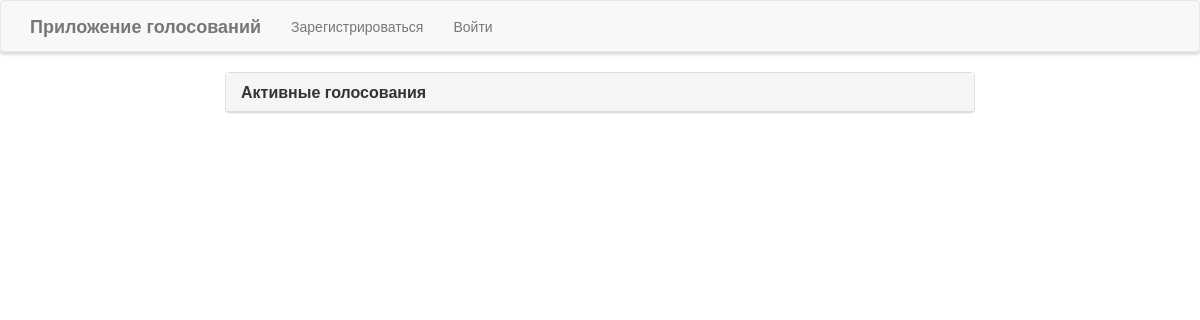
The app's page /, older data.
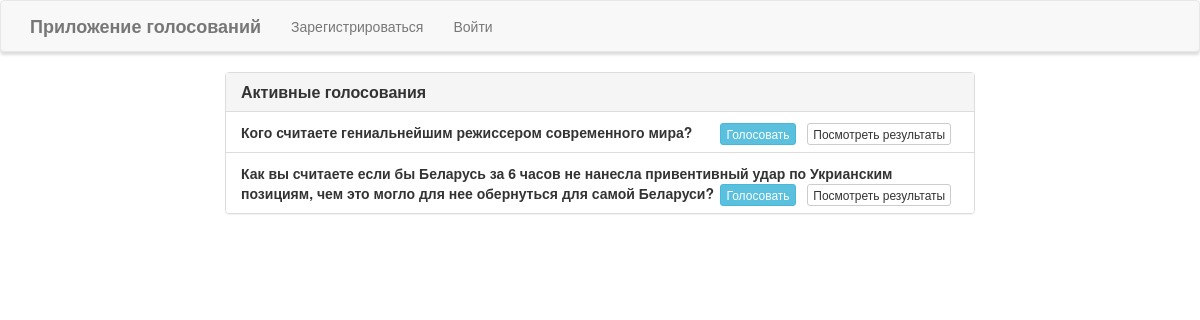
The same page, newer data.
### poll/models.py (models this page shows)
class Poll(models.Model):
    question = models.TextField()
    date_start = models.DateTimeField(auto_now=True)
    date_end = models.DateTimeField()
    max_amount = models.IntegerField(default=0)
    is_published = models.BooleanField(default=True)
    winner = models.CharField(max_length=50, default='Nobody')
    def __str__(self):
        return self.question

### poll/views.py (the view)
# urls.py: 2. Add a URL to urlpatterns:  path('', views.home, name='home')
def home(request):
    polls = Poll.objects.filter(is_published=True)
    context = {
        'polls': polls,
    }
    for time in polls:
        if time.date_end <= timezone.now() :
            time.is_published = False
            time.save()
    return render(request, 'poll/home.html', context=context)

### poll/templates/poll/home.html (shortened to what this page needs)
{% extends "poll/base.html" %}
{% block main %}
<div class="row">
    <div class="col-lg-8 col-lg-offset-2">
        <div class="panel panel-default">
            <div class="panel-heading">
                <h3 class="panel-title">Активные голосования</h3>
            </div>
            <ul class="list-group">
                {% for poll in polls %}
                <li class="list-group-item">
                    <strong>{{ poll }}</strong>
                    <span class="pull-right">
                        <a href="{% url 'vote' poll.id %}" class="btn btn-info btn-xs">Голосовать</a> &nbsp;
                        <a href="{% url 'results' poll.id %}" class="btn btn-default btn-xs">Посмотреть результаты</a> &nbsp;
                    </span>
                </li>
                {% endfor %}
            </ul>
        </div>
    </div>
</div>
{% endblock %}

Row changes from the older to the newer data that the page shows:
now on this page (row edited): Poll: question "Кого считаете гениальнейшим режиссером современного мира?"
added Poll: question "Как вы считаете если бы Беларусь за 6 часов не нанесла привентивный удар по Укрианским позициям, чем это могло для нее обернуться для самой Беларуси?"
